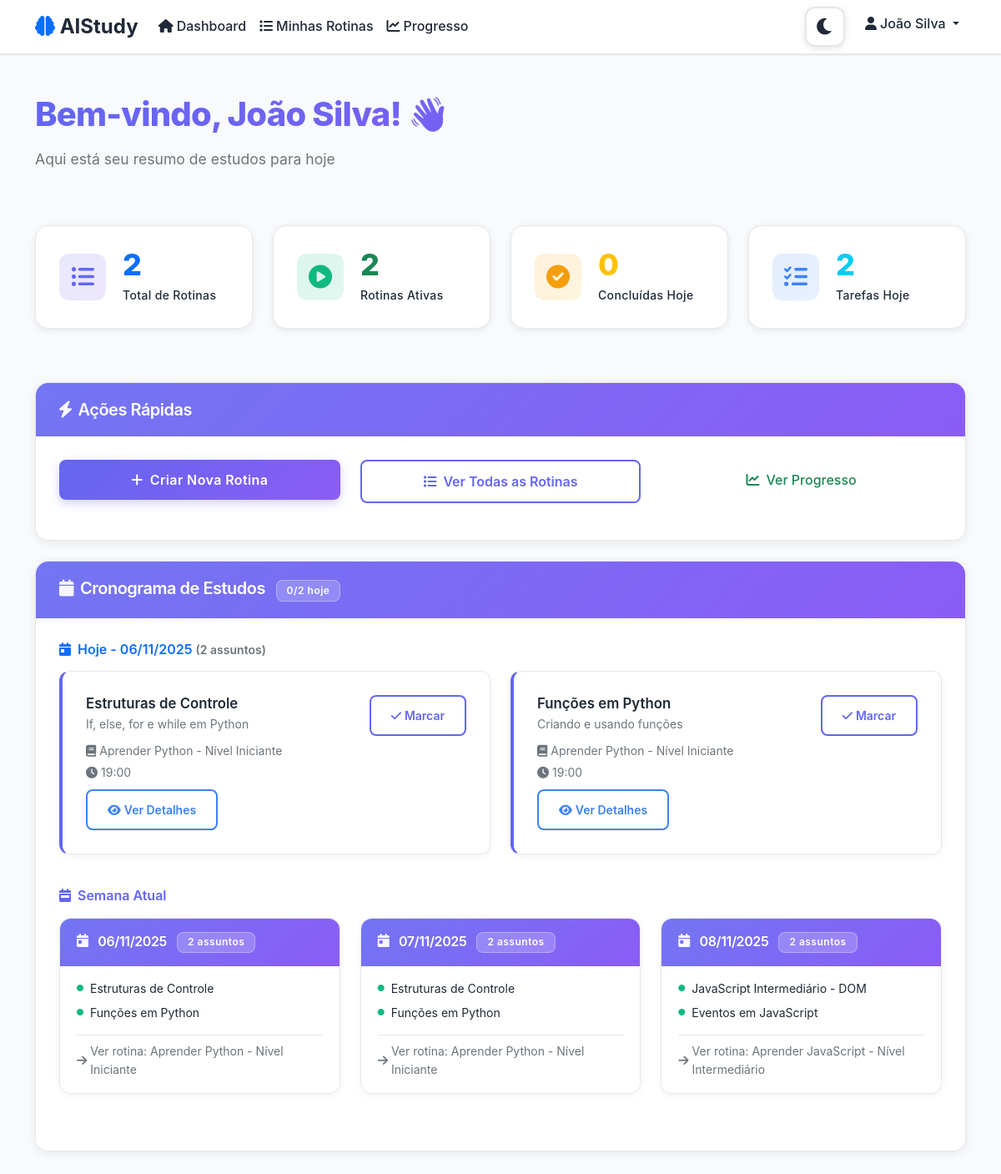
/dashboard.php (signed in), run on the app's committed database.
### tables this page shows
CREATE TABLE tasks (
    id INT AUTO_INCREMENT PRIMARY KEY,
    routine_id INT NOT NULL,
    titulo VARCHAR(200) NOT NULL,
    descricao TEXT,
    dia_estudo INT NOT NULL COMMENT 'dia do cronograma (1, 2, 3...)',
    ordem INT NOT NULL COMMENT 'ordem dentro do dia',
    status ENUM('pendente', 'concluida') DEFAULT 'pendente',
    material_estudo JSON COMMENT 'links, textos, etc.',
    resumo_markdown LONGTEXT DEFAULT NULL COMMENT 'resumo auxiliar gerado em markdown',
    tempo_estimado INT DEFAULT NULL COMMENT 'tempo estimado em minutos',
    dificuldade ENUM('facil', 'medio', 'dificil') DEFAULT 'medio',
    created_at TIMESTAMP DEFAULT CURRENT_TIMESTAMP,
    updated_at TIMESTAMP DEFAULT CURRENT_TIMESTAMP ON UPDATE CURRENT_TIMESTAMP,
    FOREIGN KEY (routine_id) REFERENCES routines(id) ON DELETE CASCADE
);

CREATE TABLE routines (
    id INT AUTO_INCREMENT PRIMARY KEY,
    user_id INT NOT NULL,
    titulo VARCHAR(200) NOT NULL,
    tema VARCHAR(100) NOT NULL,
    nivel ENUM('iniciante', 'intermediario', 'avancado') NOT NULL,
    tempo_diario INT NOT NULL COMMENT 'em minutos',
    dias_disponiveis JSON NOT NULL COMMENT 'array de dias da semana',
    horario_disponivel TIME NOT NULL,
    progresso DECIMAL(5,2) DEFAULT 0.00,
    status ENUM('ativa', 'pausada', 'concluida') DEFAULT 'ativa',
    data_inicio DATE DEFAULT NULL,
    data_fim DATE DEFAULT NULL,
    created_at TIMESTAMP DEFAULT CURRENT_TIMESTAMP,
    updated_at TIMESTAMP DEFAULT CURRENT_TIMESTAMP ON UPDATE CURRENT_TIMESTAMP,
    FOREIGN KEY (user_id) REFERENCES users(id) ON DELETE CASCADE
);

### dashboard.php (the view, shortened to what the rows shown need)
<?php
require_once 'includes/session.php';
require_once 'classes/Calendar.php';
$database = new Database();
$db = $database->getConnection();
$calendar = new Calendar($db);
$user = getCurrentUser();
$today = date('Y-m-d');
$studySchedule = $calendar->getStudySchedule($user['id']);
$todayTasksGrouped = $calendar->getTasksForSpecificDate($user['id'], $today);
$nextStudyDates = [];
$dayOfWeek = date('w', strtotime($today));
$startOfWeek = date('Y-m-d', strtotime($today . ' -' . $dayOfWeek . ' days'));
$endOfWeek = date('Y-m-d', strtotime($startOfWeek . ' +6 days'));
foreach ($studySchedule as $date => $schedules) {
    if ($date >= $today && $date <= $endOfWeek) {
        $nextStudyDates[] = $date;
    }
}
sort($nextStudyDates);
?>
<!DOCTYPE html>
<html lang="pt-BR">
<head>
    <link href="https://cdn.jsdelivr.net/npm/bootstrap@5.1.3/dist/css/bootstrap.min.css" rel="stylesheet">
    <link href="https://cdnjs.cloudflare.com/ajax/libs/font-awesome/6.0.0/css/all.min.css" rel="stylesheet">
    <link href="assets/css/style.css" rel="stylesheet">
</head>
<body>
    <div class="container mt-5 mb-5">
        <div class="row mb-5">
            <div class="col-12">
                <h1 class="text-gradient mb-3" style="font-size: 2.5rem; font-weight: 800; letter-spacing: -0.02em;">
                    Bem-vindo, <?php echo htmlspecialchars($user['nome']); ?>! 👋
                </h1>
            </div>
        </div>
        <div class="row">
            <div class="col-12">
                <div class="card">
                    <div class="card-body">
                        <?php if (empty($studySchedule)): ?>
                            <div class="text-center py-4">
                                <i class="fas fa-calendar-times text-muted fa-3x mb-3"></i>
                                <h5>Nenhum cronograma encontrado</h5>
                                <p class="text-muted">Crie uma rotina para ver seu cronograma de estudos.</p>
                                <a href="criar-rotina.php" class="btn btn-primary">
                                    <i class="fas fa-plus me-2"></i>Criar Rotina
                                </a>
                            </div>
                        <?php else: ?>
                            <?php if (!empty($todayTasksGrouped)): ?>
                                <div class="mb-4">
                                    <div class="row">
                                        <?php foreach ($todayTasksGrouped as $task): ?>
                                            <div class="col-md-6 mb-3">
                                                <div class="task-card card <?php echo $task['status'] === 'concluida' ? 'completed' : ''; ?>">
                                                    <div class="card-body">
                                                        <div class="d-flex justify-content-between align-items-start">
                                                            <div class="flex-grow-1">
                                                                <h6 class="task-title mb-1"><?php echo htmlspecialchars($task['titulo']); ?></h6>
                                                                <p class="text-muted small mb-2"><?php echo htmlspecialchars($task['descricao']); ?></p>
                                                                <small class="text-muted">
                                                                    <i class="fas fa-book me-1"></i><?php echo htmlspecialchars($task['rotina_titulo']); ?>
                                                                    <br>
                                                                    <i class="fas fa-clock me-1"></i><?php echo date('H:i', strtotime($task['horario_disponivel'])); ?>
                                                                </small>
                                                            </div>
                                                            <div class="flex-shrink-0">
                                                                <?php if ($task['status'] === 'concluida'): ?>
                                                                    <span class="badge bg-success">
                                                                        <i class="fas fa-check me-1"></i>Concluída
                                                                    </span>
                                                                <?php else: ?>
                                                                    <button class="btn btn-sm btn-outline-primary" onclick="toggleTask(<?php echo $task['id']; ?>)">
                                                                        <i class="fas fa-check me-1"></i>Marcar
                                                                    </button>
                                                                <?php endif; ?>
                                                            </div>
                                                        </div>
                                                        <div class="mt-2">
                                                            <a href="rotina-detalhada.php?id=<?php echo $task['routine_id']; ?>" class="btn btn-sm btn-outline-info">
                                                                <i class="fas fa-eye me-1"></i>Ver Detalhes
                                                            </a>
                                                        </div>
                                                    </div>
                                                </div>
                                            </div>
                                        <?php endforeach; ?>
                                    </div>
                                </div>
                            <?php endif; ?>
        <?php if (!empty($nextStudyDates)): ?>
            <div class="mb-4">
                <div class="row">
                    <?php foreach ($nextStudyDates as $date): ?>
                        <?php $tasksGrouped = $calendar->getTasksForSpecificDate($user['id'], $date); ?>
                        <?php if (!empty($tasksGrouped)): ?>
                            <?php
                            $rotinasUnicas = [];
                            foreach ($tasksGrouped as $task) {
                                if (!isset($rotinasUnicas[$task['routine_id']])) {
                                    $rotinasUnicas[$task['routine_id']] = [
                                        'id' => $task['routine_id'],
                                        'titulo' => $task['rotina_titulo'],
                                        'tasks' => []
                                    ];
                                }
                                $rotinasUnicas[$task['routine_id']]['tasks'][] = $task;
                            }
                            $rotinasArray = array_values($rotinasUnicas);
                            $primaryRoutine = $rotinasArray[0] ?? null;
                            $routineId = $primaryRoutine['id'] ?? null;
                            ?>
                            <div class="col-md-6 col-lg-4 mb-3">
                                <a href="rotina-detalhada.php?id=<?php echo $routineId; ?>" class="text-decoration-none study-day-card-link">
                                    <div class="card study-day-card">
                                        <div class="card-header study-day-header">
                                            <h6 class="mb-0">
                                                <i class="fas fa-calendar-day me-2"></i>
                                                <?php echo date('d/m/Y', strtotime($date)); ?>
                                                <span class="badge study-day-badge ms-2"><?php echo count($tasksGrouped); ?> assunto<?php echo count($tasksGrouped) > 1 ? 's' : ''; ?></span>
                                            </h6>
                                        </div>
                                        <div class="card-body">
                                            <?php foreach (array_slice($tasksGrouped, 0, 2) as $task): ?>
                                                <div class="d-flex align-items-center mb-2">
                                                    <i class="fas fa-circle study-day-bullet me-2"></i>
                                                    <small class="study-day-text"><?php echo htmlspecialchars($task['titulo']); ?></small>
                                                </div>
                                            <?php endforeach; ?>
                                            <div class="mt-3 pt-2 border-top" style="border-color: var(--border-default) !important;">
                                                <small class="text-muted d-flex align-items-center">
                                                    <i class="fas fa-arrow-right me-1"></i>
                                                    <span>Ver rotina: <?php echo htmlspecialchars($primaryRoutine['titulo'] ?? 'Rotina'); ?></span>
                                                </small>
                                            </div>
                                        </div>
                                    </div>
                                </a>
                            </div>
                        <?php endif; ?>
                    <?php endforeach; ?>
                </div>
            </div>
        <?php endif; ?>
                        <?php endif; ?>
                    </div>
                </div>
            </div>
        </div>
    </div>
</body>
</html>

### data on the page
tasks: titulo "Estruturas de Controle", descricao "If, else, for e while em Python", routine.titulo "Aprender Python - Nível Iniciante", routine.horario_disponivel "19:00"
tasks: titulo "Funções em Python", descricao "Criando e usando funções", routine.titulo "Aprender Python - Nível Iniciante", routine.horario_disponivel "19:00"
tasks: titulo "JavaScript Intermediário - DOM"
tasks: titulo "Eventos em JavaScript"

### other printed values
$user['nome'] "João Silva"
$totalRoutines "2"
$activeRoutines "2"
$completedToday "0"
$totalToday "2"
count($todayTasksGrouped) "2"
date('d/m/Y', strtotime($date)) "06/11/2025"
count($tasksGrouped) "2"
$primaryRoutine['titulo'] "Aprender Python - Nível Iniciante"
date('d/m/Y', strtotime($date)) "07/11/2025"
date('d/m/Y', strtotime($date)) "08/11/2025"
$primaryRoutine['titulo'] "Aprender JavaScript - Nível Intermediário"
